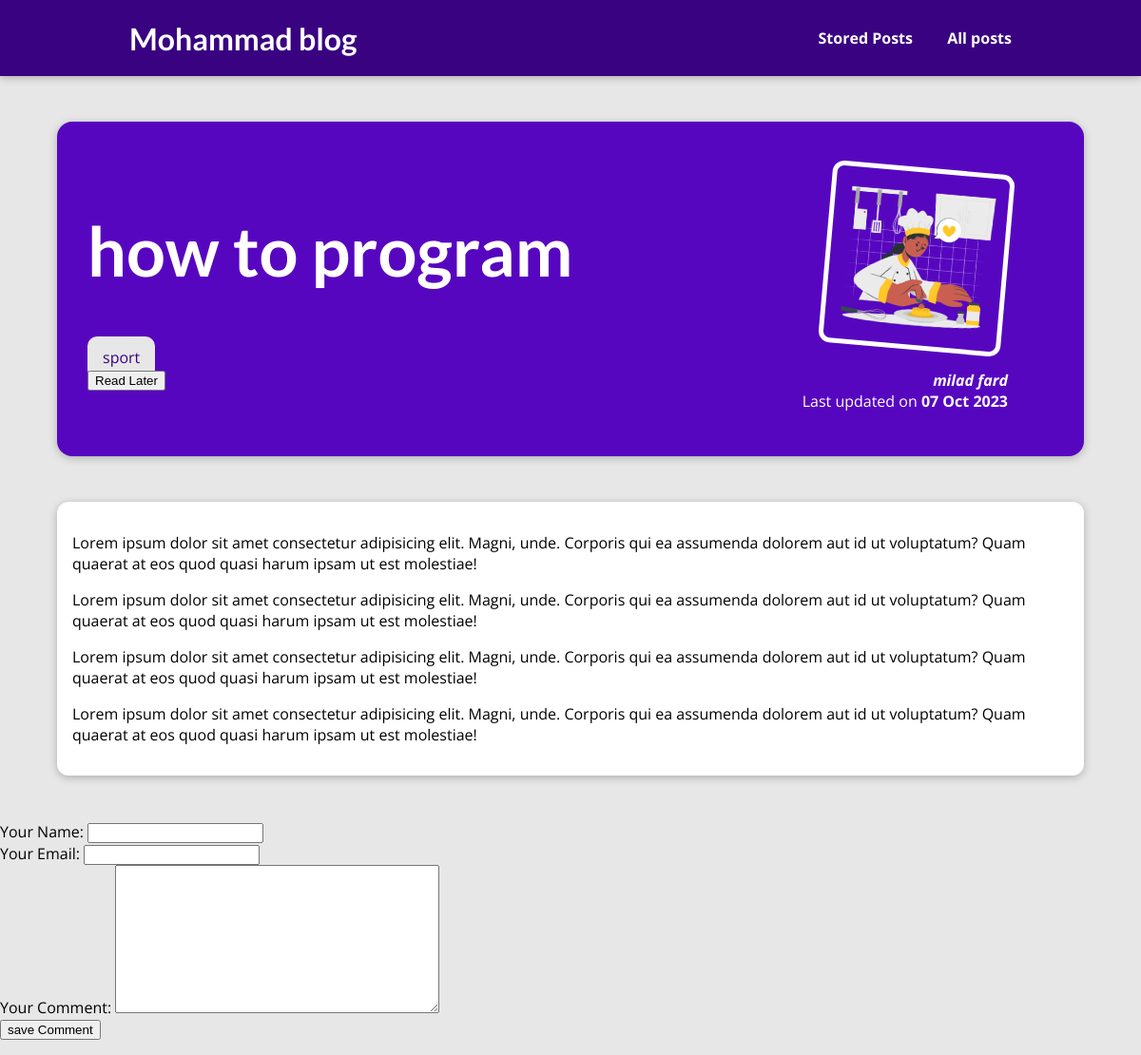
The page /posts/how-to-program on the database its author committed.
### blog/models.py (models this page shows, shortened)
class Post(models.Model):
    title = models.CharField(max_length=150)
    excerpt = models.CharField(max_length=200)
    image = models.ImageField(upload_to="posts",null=True)
    date = models.DateField(auto_now=True)
    slug = models.SlugField(db_index=True , unique=True)
    content = models.TextField(validators= [MinLengthValidator(10)])
    author = models.ForeignKey(
        Author , on_delete= models.SET_NULL , null=True , related_name="posts")
    tags = models.ManyToManyField(Tag)

class Tag(models.Model):
    caption = models.CharField(max_length=20)

class Author(models.Model):
    first_name = models.CharField(max_length=100)
    last_name = models.CharField(max_length=150)
    email_address = models.EmailField()
    def __str__(self):
        return f"{self.first_name} {self.last_name}"

### blog/views.py (the view, shortened to what this page needs)
# urls.py: path("posts/<slug:slug>",views.SinglePostView.as_view(),name="post-detail-page"),
class SinglePostView(View):
    def is_stored_post(self,request,post_id):
        stored_posts = request.session.get("stored_posts")
        if stored_posts is not None:
            is_saved_for_later = post_id in stored_posts
        else:
            is_saved_for_later = False
        return is_saved_for_later
    def get(self,request,slug):
        post = Post.objects.get(slug = slug)
        context =  {
            "post":post,
            "post_tags":post.tags.all(),
            "comment_form":CommentForm(),
            "comments":post.comments.all().order_by("-id"),
            "saved_for_later":self.is_stored_post(request , post.id)
        }
        return render(request , "blog/post-detail.html",context)

### blog/forms.py
class CommentForm(forms.ModelForm):
    class Meta:
        model = Comment
        exclude = ["post"]
        labels = {
            "user_name":"Your Name",
            "user_email":"Your Email",
            "text":"Your Comment"
        }

### blog/templates/blog/post-detail.html (shortened to what this page needs)
{% extends 'base.html' %}
{% load static %}
{% block css_files %}
<link rel="stylesheet" href="{% static "blog/post-detail.css" %}">
{% endblock %}
{% block body %}
<section id="summary">
  <h2>{{ post.title }}</h2>
  <div>
    {% for tag in post_tags %}
        <span class="tag">{{tag.caption}}</span>
    {% endfor %}
  </div>
  <div id="read-later">
    <form action=" {% url "read-later" %} " method="post">
      <button>
        {% if saved_for_later  %}
          remove from Read Later
        {% else %}
          Read Later
        {% endif %}
      </button>
    </form>
  </div>
  <article>
    <img src="{{post.image.url}}" alt="{{ post.title }}">
    <address>{{ post.author }}</address>
    <div>Last updated on <time>{{ post.date|date:"d M Y" }}</time></div>
  </article>
</section>
<main>
  <p>{{ post.content|linebreaks }}</p>
</main>
<div>
  <form method="post" action="{% url "post-detail-page" post.slug %}">
    {% for form_field  in comment_form %}
      <div class="form-control">
        {{form_field.label_tag}}
        {{form_field}}
      </div>
    {% endfor %}
    <button>save Comment</button>
  </form>
</div>
{% endblock %}

### static/app.css (style rules this page uses)
* { box-sizing: border-box; }
html { font-family: 'Open Sans', 'Lato', sans-serif; }
body { margin: 0; }
h1, h2, h3 { font-family: 'Lato', sans-serif; font-weight: bold; }

### blog/static/blog/post-detail.css (style rules this page uses)
body { background-color: #e7e7e7; }
#summary { margin: 8rem auto 3rem auto; padding: 2rem; width: 90%; max-width: 90rem; border-radius: 16px; background-color: #5706c0; position: relative; box-shadow: 0 2px 8px rgba(0, 0, 0, 0.25); height: 22rem; }
#summary h2 { color: white; font-size: 4.5rem; }
#summary article { position: absolute; top: 2rem; right: 3rem; padding: 1rem 2rem; border-radius: 12px; text-align: right; color: white; }
#summary article img { width: 12rem; height: 12rem; border-radius: 12px; transform: rotateZ(5deg); border: 5px solid white; margin-bottom: 1rem; }
#summary address { font-weight: bold; }
#summary time { font-weight: bold; }
main { width: 90%; max-width: 90rem; margin: 3rem auto; background-color: white; padding: 1rem; border-radius: 12px; box-shadow: 0 2px 8px rgba(0, 0, 0, 0.25); }
.tag { background-color: #e7e7e7; border-radius: 10px; color: #390281; padding: 0.7rem 1rem; }

### rows shown on the page
Post: title "how to program", image (picture), author "milad fard", date "07 Oct 2023", content "Lorem ipsum dolor sit amet consectetur adipisicing elit. Magni, unde. Corporis qui ea assumenda dolorem aut id ut voluptatum? Quam quaerat at eos quod quasi harum ipsam ut est molestiae! Lorem ipsum dolor sit amet consectetur adipisicing elit. Magni, unde. Corporis qui ea assumenda dolorem aut id ut voluptatum? Quam quaerat at eos quod quasi harum ipsam ut est molestiae! Lorem ipsum dolor sit amet consectetur adipisicing elit. Magni, unde. Corporis qui ea assumenda dolorem aut id ut voluptatum? Quam quaerat at eos quod quasi harum ipsam ut est molestiae! Lorem ipsum dolor sit amet consectetur adipisicing elit. Magni, unde. Corporis qui ea assumenda dolorem aut id ut voluptatum? Quam quaerat…"
Tag: caption "sport"
